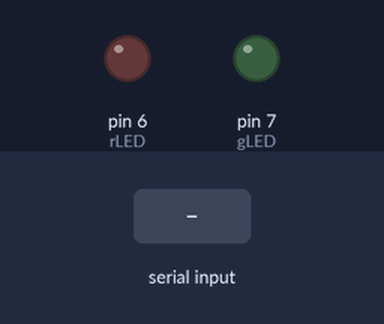
A sketch run on a simulated Arduino Uno, built with avr-gcc and run on an emulated ATmega328P. Parts: output pins drawn as LEDs (lit = HIGH). The test bench sets the inputs (shaded band).

Above: at 1.2 s.
1.3 s: "g" received over Serial
At 2.0 s:
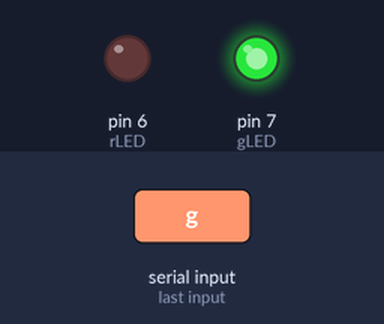
2.8 s: "r" received over Serial
At 3.1 s:
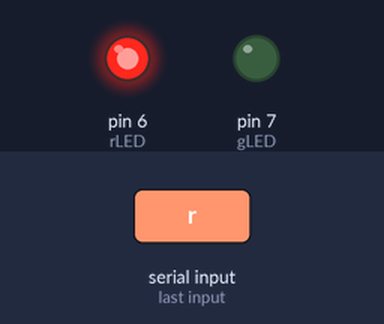
4.3 s: "1" received over Serial
At 5.4 s:
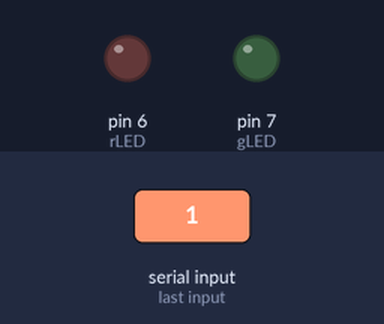
Timing chart, 0 to 7.3 s (numbered marks = the images above; inputs shaded):
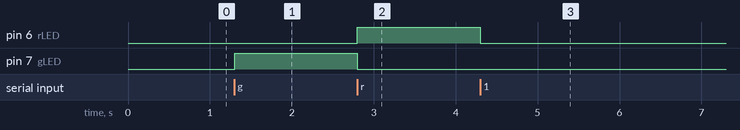

The sketch:

arduinoMaskenErkennung.ino
```cpp
#define rLED 6      // rote LED
#define gLED 7      // grüe LED


void maskeErkannt(char wert)
{
  if(wert == 'g')
  {
    digitalWrite(rLED, LOW);
    digitalWrite(gLED, HIGH);
  }
  else if(wert == 'r')
  {
    digitalWrite(rLED, HIGH);
    digitalWrite(gLED, LOW);
  }
  else
  {
    digitalWrite(rLED, LOW);
    digitalWrite(gLED, LOW);
  }

  return;
}

void setup()
{
  pinMode(rLED, OUTPUT);
  pinMode(gLED, OUTPUT);
  Serial.begin(9600);

}

void loop()
{


  if(Serial.available())
  {


    char erkennung = Serial.read();
    maskeErkannt(erkennung);
  }

}
```

Measured:
- after the input at 1.3 s, pin 7 (gLED): LOW → HIGH at once
- after the input at 2.8 s, pin 6 (rLED): LOW → HIGH at once; pin 7 (gLED): HIGH → LOW at once
- after the input at 4.3 s, pin 6 (rLED): HIGH → LOW at once
